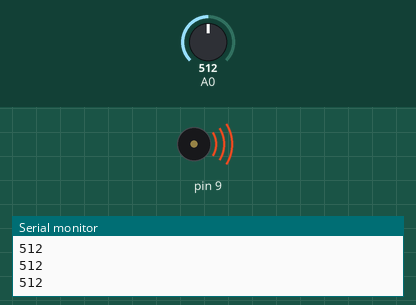
Recording of a sketch running on a simulated Arduino Uno, built with avr-gcc and run on an emulated ATmega328P. Parts: buzzer (waves = sounding), the last lines printed to the serial monitor. The test bench sets the inputs (shaded band); at power-on: A0 = 512.

Above: at 1.2 s.
1.3 s: A0 set to 494
At 2.0 s:
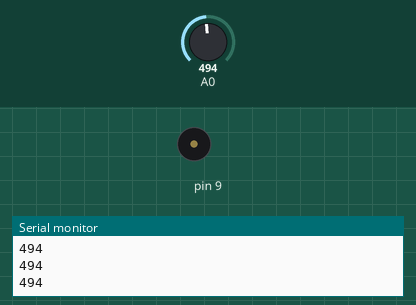
2.8 s: A0 set to 511
At 3.2 s:
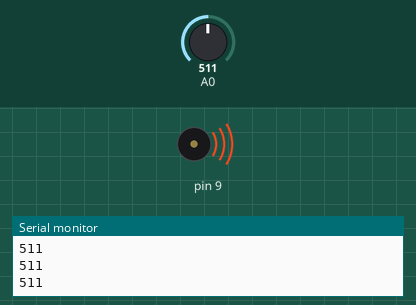
4.3 s: A0 set to 495
At 5.5 s:
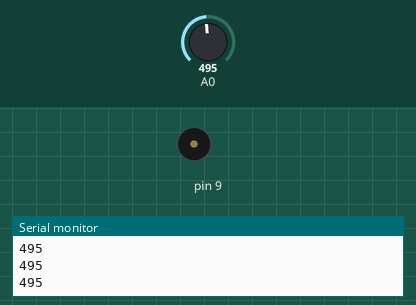
Timing chart, 0 to 7.3 s (numbered marks = the images above; inputs shaded):
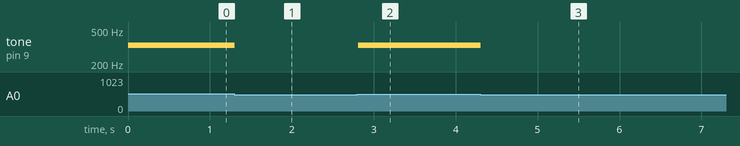

Measured:
- the behaviour switches between 505 and 504 on A0 (found by bisection; images 0 and 1)
- after the input at 1.3 s, tone on pin 9: 330 Hz → silent at once
- after the input at 2.8 s, tone on pin 9: silent → 330 Hz at once
- after the input at 4.3 s, tone on pin 9: 330 Hz → silent at once

The sketch:

keyboardInstrument.ino
```cpp
int notes[] = {262, 294, 330, 349};

void setup() {
  Serial.begin(9600);
}

void loop() {
  int keyVal = analogRead(A0);
  if (keyVal>0) {
    Serial.println(keyVal);
  }

  if(keyVal > 1015) {
    tone (9, notes[0]);
  }
  else if (keyVal >= 990 && keyVal <= 1010) {
    tone (9, notes[1]);
  }
  else if (keyVal >= 505 && keyVal <= 515) {
    tone (9, notes[2]);
  }
  else if (keyVal >= 1 && keyVal <= 20) {
    tone (9, notes[3]);
  }
  else {
    noTone(9);
  }
}
```
